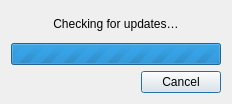
<?xml version="1.0" encoding="UTF-8"?>
<ui version="4.0">
 <class>ProgressDialog</class>
 <widget class="QDialog" name="ProgressDialog">
  <property name="windowModality">
   <enum>Qt::WindowModal</enum>
  </property>
  <property name="geometry">
   <rect>
    <x>0</x>
    <y>0</y>
    <width>232</width>
    <height>104</height>
   </rect>
  </property>
  <property name="windowTitle">
   <string>Check for Updates</string>
  </property>
  <property name="windowIcon">
   <iconset resource="autoupdatergui_resource.qrc">
    <normaloff>:/updaterIcons/update.ico</normaloff>:/updaterIcons/update.ico</iconset>
  </property>
  <property name="modal">
   <bool>true</bool>
  </property>
  <layout class="QVBoxLayout" name="verticalLayout">
   <item>
    <widget class="QLabel" name="label">
     <property name="text">
      <string>Checking for updates…</string>
     </property>
     <property name="alignment">
      <set>Qt::AlignCenter</set>
     </property>
    </widget>
   </item>
   <item>
    <widget class="QProgressBar" name="progressBar">
     <property name="maximum">
      <number>0</number>
     </property>
     <property name="textVisible">
      <bool>false</bool>
     </property>
    </widget>
   </item>
   <item>
    <widget class="QDialogButtonBox" name="buttonBox">
     <property name="orientation">
      <enum>Qt::Horizontal</enum>
     </property>
     <property name="standardButtons">
      <set>QDialogButtonBox::Cancel</set>
     </property>
    </widget>
   </item>
  </layout>
 </widget>
 <resources>
  <include location="autoupdatergui_resource.qrc"/>
 </resources>
 <connections>
  <connection>
   <sender>buttonBox</sender>
   <signal>rejected()</signal>
   <receiver>ProgressDialog</receiver>
   <slot>close()</slot>
   <hints>
    <hint type="sourcelabel">
     <x>161</x>
     <y>63</y>
    </hint>
    <hint type="destinationlabel">
     <x>185</x>
     <y>78</y>
    </hint>
   </hints>
  </connection>
 </connections>
</ui>
